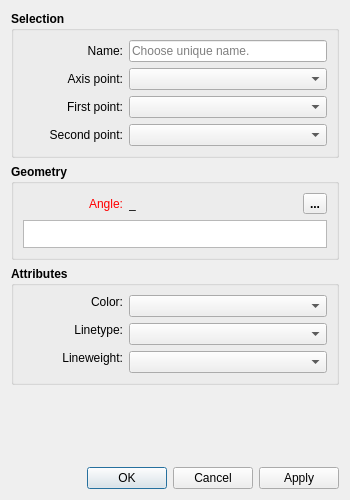
<?xml version="1.0" encoding="UTF-8"?>
<ui version="4.0">
 <class>DialogLineIntersectAxis</class>
 <widget class="QDialog" name="DialogLineIntersectAxis">
  <property name="geometry">
   <rect>
    <x>0</x>
    <y>0</y>
    <width>350</width>
    <height>500</height>
   </rect>
  </property>
  <property name="minimumSize">
   <size>
    <width>270</width>
    <height>500</height>
   </size>
  </property>
  <property name="windowTitle">
   <string>Intersect - Line and Axis</string>
  </property>
  <property name="windowIcon">
   <iconset resource="../../../vmisc/share/resources/icon.qrc">
    <normaloff>:/icon/64x64/icon64x64.png</normaloff>:/icon/64x64/icon64x64.png</iconset>
  </property>
  <property name="modal">
   <bool>true</bool>
  </property>
  <layout class="QVBoxLayout" name="verticalLayout_3">
   <item>
    <widget class="QGroupBox" name="selection_GroupBox">
     <property name="sizePolicy">
      <sizepolicy hsizetype="Expanding" vsizetype="Preferred">
       <horstretch>0</horstretch>
       <verstretch>0</verstretch>
      </sizepolicy>
     </property>
     <property name="font">
      <font>
       <pointsize>9</pointsize>
       <bold>true</bold>
      </font>
     </property>
     <property name="title">
      <string>Selection</string>
     </property>
     <layout class="QFormLayout" name="formLayout">
      <item row="0" column="0">
       <widget class="QLabel" name="labelEditNamePoint">
        <property name="sizePolicy">
         <sizepolicy hsizetype="Preferred" vsizetype="Preferred">
          <horstretch>0</horstretch>
          <verstretch>0</verstretch>
         </sizepolicy>
        </property>
        <property name="minimumSize">
         <size>
          <width>100</width>
          <height>0</height>
         </size>
        </property>
        <property name="font">
         <font>
          <pointsize>9</pointsize>
          <bold>false</bold>
         </font>
        </property>
        <property name="text">
         <string>Name:</string>
        </property>
        <property name="alignment">
         <set>Qt::AlignRight|Qt::AlignTrailing|Qt::AlignVCenter</set>
        </property>
       </widget>
      </item>
      <item row="0" column="1">
       <widget class="QLineEdit" name="lineEditNamePoint">
        <property name="sizePolicy">
         <sizepolicy hsizetype="Expanding" vsizetype="Fixed">
          <horstretch>0</horstretch>
          <verstretch>0</verstretch>
         </sizepolicy>
        </property>
        <property name="minimumSize">
         <size>
          <width>80</width>
          <height>0</height>
         </size>
        </property>
        <property name="font">
         <font>
          <pointsize>9</pointsize>
          <bold>false</bold>
         </font>
        </property>
        <property name="focusPolicy">
         <enum>Qt::StrongFocus</enum>
        </property>
        <property name="toolTip">
         <string>Unique name</string>
        </property>
        <property name="placeholderText">
         <string>Choose unique name.</string>
        </property>
       </widget>
      </item>
      <item row="1" column="0">
       <widget class="QLabel" name="labelAxisPoint">
        <property name="sizePolicy">
         <sizepolicy hsizetype="Preferred" vsizetype="Preferred">
          <horstretch>0</horstretch>
          <verstretch>0</verstretch>
         </sizepolicy>
        </property>
        <property name="minimumSize">
         <size>
          <width>100</width>
          <height>0</height>
         </size>
        </property>
        <property name="font">
         <font>
          <pointsize>9</pointsize>
          <bold>false</bold>
         </font>
        </property>
        <property name="text">
         <string>Axis point:</string>
        </property>
        <property name="alignment">
         <set>Qt::AlignRight|Qt::AlignTrailing|Qt::AlignVCenter</set>
        </property>
       </widget>
      </item>
      <item row="1" column="1">
       <widget class="QComboBox" name="comboBoxAxisPoint">
        <property name="sizePolicy">
         <sizepolicy hsizetype="Expanding" vsizetype="Fixed">
          <horstretch>0</horstretch>
          <verstretch>0</verstretch>
         </sizepolicy>
        </property>
        <property name="minimumSize">
         <size>
          <width>80</width>
          <height>0</height>
         </size>
        </property>
        <property name="font">
         <font>
          <pointsize>9</pointsize>
          <bold>false</bold>
         </font>
        </property>
        <property name="toolTip">
         <string>Axis Point</string>
        </property>
       </widget>
      </item>
      <item row="2" column="0">
       <widget class="QLabel" name="labelFirstLinePoint">
        <property name="sizePolicy">
         <sizepolicy hsizetype="Preferred" vsizetype="Preferred">
          <horstretch>0</horstretch>
          <verstretch>0</verstretch>
         </sizepolicy>
        </property>
        <property name="minimumSize">
         <size>
          <width>100</width>
          <height>0</height>
         </size>
        </property>
        <property name="font">
         <font>
          <pointsize>9</pointsize>
          <bold>false</bold>
         </font>
        </property>
        <property name="text">
         <string>First point:</string>
        </property>
        <property name="alignment">
         <set>Qt::AlignRight|Qt::AlignTrailing|Qt::AlignVCenter</set>
        </property>
       </widget>
      </item>
      <item row="2" column="1">
       <widget class="QComboBox" name="comboBoxFirstLinePoint">
        <property name="sizePolicy">
         <sizepolicy hsizetype="Expanding" vsizetype="Fixed">
          <horstretch>0</horstretch>
          <verstretch>0</verstretch>
         </sizepolicy>
        </property>
        <property name="minimumSize">
         <size>
          <width>80</width>
          <height>0</height>
         </size>
        </property>
        <property name="font">
         <font>
          <pointsize>9</pointsize>
          <bold>false</bold>
         </font>
        </property>
        <property name="toolTip">
         <string>First point of line</string>
        </property>
       </widget>
      </item>
      <item row="3" column="0">
       <widget class="QLabel" name="labelSecondLinePoint">
        <property name="sizePolicy">
         <sizepolicy hsizetype="Preferred" vsizetype="Preferred">
          <horstretch>0</horstretch>
          <verstretch>0</verstretch>
         </sizepolicy>
        </property>
        <property name="minimumSize">
         <size>
          <width>100</width>
          <height>0</height>
         </size>
        </property>
        <property name="font">
         <font>
          <pointsize>9</pointsize>
          <bold>false</bold>
         </font>
        </property>
        <property name="text">
         <string>Second point:</string>
        </property>
        <property name="alignment">
         <set>Qt::AlignRight|Qt::AlignTrailing|Qt::AlignVCenter</set>
        </property>
       </widget>
      </item>
      <item row="3" column="1">
       <widget class="QComboBox" name="comboBoxSecondLinePoint">
        <property name="sizePolicy">
         <sizepolicy hsizetype="Expanding" vsizetype="Fixed">
          <horstretch>0</horstretch>
          <verstretch>0</verstretch>
         </sizepolicy>
        </property>
        <property name="minimumSize">
         <size>
          <width>80</width>
          <height>0</height>
         </size>
        </property>
        <property name="font">
         <font>
          <pointsize>9</pointsize>
          <bold>false</bold>
         </font>
        </property>
        <property name="toolTip">
         <string>Second point of line</string>
        </property>
       </widget>
      </item>
     </layout>
    </widget>
   </item>
   <item>
    <widget class="QGroupBox" name="geometry_GroupBox">
     <property name="sizePolicy">
      <sizepolicy hsizetype="Expanding" vsizetype="Preferred">
       <horstretch>0</horstretch>
       <verstretch>0</verstretch>
      </sizepolicy>
     </property>
     <property name="font">
      <font>
       <pointsize>9</pointsize>
       <bold>true</bold>
      </font>
     </property>
     <property name="title">
      <string>Geometry</string>
     </property>
     <layout class="QVBoxLayout" name="verticalLayout_2">
      <item>
       <layout class="QHBoxLayout" name="horizontalLayout_9">
        <item alignment="Qt::AlignLeft">
         <widget class="QLabel" name="labelEditFormula">
          <property name="sizePolicy">
           <sizepolicy hsizetype="Fixed" vsizetype="Preferred">
            <horstretch>0</horstretch>
            <verstretch>0</verstretch>
           </sizepolicy>
          </property>
          <property name="minimumSize">
           <size>
            <width>100</width>
            <height>0</height>
           </size>
          </property>
          <property name="palette">
           <palette>
            <active>
             <colorrole role="WindowText">
              <brush brushstyle="SolidPattern">
               <color alpha="255">
                <red>255</red>
                <green>0</green>
                <blue>0</blue>
               </color>
              </brush>
             </colorrole>
            </active>
            <inactive>
             <colorrole role="WindowText">
              <brush brushstyle="SolidPattern">
               <color alpha="255">
                <red>255</red>
                <green>0</green>
                <blue>0</blue>
               </color>
              </brush>
             </colorrole>
            </inactive>
            <disabled>
             <colorrole role="WindowText">
              <brush brushstyle="SolidPattern">
               <color alpha="255">
                <red>159</red>
                <green>158</green>
                <blue>158</blue>
               </color>
              </brush>
             </colorrole>
            </disabled>
           </palette>
          </property>
          <property name="font">
           <font>
            <pointsize>9</pointsize>
            <bold>false</bold>
           </font>
          </property>
          <property name="text">
           <string>Angle:</string>
          </property>
          <property name="alignment">
           <set>Qt::AlignRight|Qt::AlignTrailing|Qt::AlignVCenter</set>
          </property>
         </widget>
        </item>
        <item>
         <widget class="QLabel" name="labelResultCalculation">
          <property name="sizePolicy">
           <sizepolicy hsizetype="Fixed" vsizetype="Preferred">
            <horstretch>0</horstretch>
            <verstretch>0</verstretch>
           </sizepolicy>
          </property>
          <property name="minimumSize">
           <size>
            <width>85</width>
            <height>0</height>
           </size>
          </property>
          <property name="font">
           <font>
            <pointsize>9</pointsize>
            <bold>false</bold>
           </font>
          </property>
          <property name="toolTip">
           <string>Value</string>
          </property>
          <property name="text">
           <string notr="true">_</string>
          </property>
         </widget>
        </item>
        <item>
         <spacer name="horizontalSpacer_2">
          <property name="orientation">
           <enum>Qt::Horizontal</enum>
          </property>
          <property name="sizeHint" stdset="0">
           <size>
            <width>10</width>
            <height>20</height>
           </size>
          </property>
         </spacer>
        </item>
        <item alignment="Qt::AlignRight">
         <widget class="QToolButton" name="toolButtonExprAngle">
          <property name="toolTip">
           <string>Formula wizard</string>
          </property>
          <property name="text">
           <string notr="true">...</string>
          </property>
          <property name="icon">
           <iconset resource="../../../vmisc/share/resources/icon.qrc">
            <normaloff>:/tsvg/seamly/fx.tsvg</normaloff>:/tsvg/seamly/fx.tsvg</iconset>
          </property>
          <property name="iconSize">
           <size>
            <width>24</width>
            <height>24</height>
           </size>
          </property>
         </widget>
        </item>
       </layout>
      </item>
      <item>
       <widget class="ExpandingTextEdit" name="plainTextEditFormula">
        <property name="sizePolicy">
         <sizepolicy hsizetype="Expanding" vsizetype="Preferred">
          <horstretch>0</horstretch>
          <verstretch>0</verstretch>
         </sizepolicy>
        </property>
        <property name="maximumSize">
         <size>
          <width>16777215</width>
          <height>28</height>
         </size>
        </property>
        <property name="baseSize">
         <size>
          <width>4</width>
          <height>0</height>
         </size>
        </property>
        <property name="font">
         <font>
          <pointsize>9</pointsize>
          <bold>false</bold>
         </font>
        </property>
        <property name="tabChangesFocus">
         <bool>true</bool>
        </property>
        <property name="lineWrapMode">
         <enum>QPlainTextEdit::WidgetWidth</enum>
        </property>
       </widget>
      </item>
     </layout>
    </widget>
   </item>
   <item>
    <widget class="QGroupBox" name="attributes_GroupBox">
     <property name="minimumSize">
      <size>
       <width>240</width>
       <height>0</height>
      </size>
     </property>
     <property name="font">
      <font>
       <pointsize>9</pointsize>
       <bold>true</bold>
      </font>
     </property>
     <property name="title">
      <string>Attributes</string>
     </property>
     <layout class="QFormLayout" name="formLayout_2">
      <item row="0" column="0">
       <widget class="QLabel" name="lineColor_Label">
        <property name="sizePolicy">
         <sizepolicy hsizetype="MinimumExpanding" vsizetype="Fixed">
          <horstretch>0</horstretch>
          <verstretch>0</verstretch>
         </sizepolicy>
        </property>
        <property name="minimumSize">
         <size>
          <width>100</width>
          <height>0</height>
         </size>
        </property>
        <property name="maximumSize">
         <size>
          <width>16777215</width>
          <height>16777215</height>
         </size>
        </property>
        <property name="font">
         <font>
          <pointsize>9</pointsize>
          <bold>false</bold>
         </font>
        </property>
        <property name="text">
         <string>Color:</string>
        </property>
        <property name="alignment">
         <set>Qt::AlignRight|Qt::AlignTrailing|Qt::AlignVCenter</set>
        </property>
       </widget>
      </item>
      <item row="0" column="1">
       <widget class="ColorComboBox" name="lineColor_ComboBox">
        <property name="sizePolicy">
         <sizepolicy hsizetype="Expanding" vsizetype="Fixed">
          <horstretch>0</horstretch>
          <verstretch>0</verstretch>
         </sizepolicy>
        </property>
        <property name="minimumSize">
         <size>
          <width>80</width>
          <height>0</height>
         </size>
        </property>
        <property name="font">
         <font>
          <pointsize>9</pointsize>
          <bold>false</bold>
         </font>
        </property>
       </widget>
      </item>
      <item row="1" column="0">
       <widget class="QLabel" name="lineType_Label">
        <property name="sizePolicy">
         <sizepolicy hsizetype="MinimumExpanding" vsizetype="Fixed">
          <horstretch>0</horstretch>
          <verstretch>0</verstretch>
         </sizepolicy>
        </property>
        <property name="minimumSize">
         <size>
          <width>100</width>
          <height>0</height>
         </size>
        </property>
        <property name="maximumSize">
         <size>
          <width>16777215</width>
          <height>16777215</height>
         </size>
        </property>
        <property name="font">
         <font>
          <pointsize>9</pointsize>
          <bold>false</bold>
         </font>
        </property>
        <property name="text">
         <string>Linetype:</string>
        </property>
        <property name="alignment">
         <set>Qt::AlignRight|Qt::AlignTrailing|Qt::AlignVCenter</set>
        </property>
       </widget>
      </item>
      <item row="1" column="1">
       <widget class="LineTypeComboBox" name="lineType_ComboBox">
        <property name="sizePolicy">
         <sizepolicy hsizetype="Expanding" vsizetype="Fixed">
          <horstretch>0</horstretch>
          <verstretch>0</verstretch>
         </sizepolicy>
        </property>
        <property name="minimumSize">
         <size>
          <width>80</width>
          <height>0</height>
         </size>
        </property>
        <property name="maximumSize">
         <size>
          <width>16777215</width>
          <height>16777215</height>
         </size>
        </property>
        <property name="font">
         <font>
          <pointsize>9</pointsize>
          <bold>false</bold>
         </font>
        </property>
       </widget>
      </item>
      <item row="2" column="0">
       <widget class="QLabel" name="lineWeight_Label">
        <property name="sizePolicy">
         <sizepolicy hsizetype="MinimumExpanding" vsizetype="Fixed">
          <horstretch>0</horstretch>
          <verstretch>0</verstretch>
         </sizepolicy>
        </property>
        <property name="minimumSize">
         <size>
          <width>100</width>
          <height>0</height>
         </size>
        </property>
        <property name="maximumSize">
         <size>
          <width>16777215</width>
          <height>16777215</height>
         </size>
        </property>
        <property name="font">
         <font>
          <pointsize>9</pointsize>
          <bold>false</bold>
         </font>
        </property>
        <property name="text">
         <string>Lineweight:</string>
        </property>
        <property name="alignment">
         <set>Qt::AlignRight|Qt::AlignTrailing|Qt::AlignVCenter</set>
        </property>
       </widget>
      </item>
      <item row="2" column="1">
       <widget class="LineWeightComboBox" name="lineWeight_ComboBox">
        <property name="sizePolicy">
         <sizepolicy hsizetype="Expanding" vsizetype="Fixed">
          <horstretch>0</horstretch>
          <verstretch>0</verstretch>
         </sizepolicy>
        </property>
        <property name="minimumSize">
         <size>
          <width>80</width>
          <height>0</height>
         </size>
        </property>
        <property name="font">
         <font>
          <pointsize>9</pointsize>
          <bold>false</bold>
         </font>
        </property>
       </widget>
      </item>
     </layout>
    </widget>
   </item>
   <item>
    <spacer name="verticalSpacer">
     <property name="orientation">
      <enum>Qt::Vertical</enum>
     </property>
     <property name="sizeHint" stdset="0">
      <size>
       <width>20</width>
       <height>49</height>
      </size>
     </property>
    </spacer>
   </item>
   <item>
    <widget class="QDialogButtonBox" name="buttonBox">
     <property name="orientation">
      <enum>Qt::Horizontal</enum>
     </property>
     <property name="standardButtons">
      <set>QDialogButtonBox::Apply|QDialogButtonBox::Cancel|QDialogButtonBox::Ok</set>
     </property>
    </widget>
   </item>
  </layout>
 </widget>
 <customwidgets>
  <customwidget>
   <class>ColorComboBox</class>
   <extends>QComboBox</extends>
   <header location="global">color_combobox.h</header>
  </customwidget>
  <customwidget>
   <class>LineTypeComboBox</class>
   <extends>QComboBox</extends>
   <header location="global">linetype_combobox.h</header>
  </customwidget>
  <customwidget>
   <class>LineWeightComboBox</class>
   <extends>QComboBox</extends>
   <header location="global">lineweight_combobox.h</header>
  </customwidget>
  <customwidget>
   <class>ExpandingTextEdit</class>
   <extends>QPlainTextEdit</extends>
   <header>expandingtextedit.h</header>
  </customwidget>
 </customwidgets>
 <tabstops>
  <tabstop>lineEditNamePoint</tabstop>
  <tabstop>comboBoxAxisPoint</tabstop>
  <tabstop>comboBoxFirstLinePoint</tabstop>
  <tabstop>comboBoxSecondLinePoint</tabstop>
  <tabstop>toolButtonExprAngle</tabstop>
  <tabstop>plainTextEditFormula</tabstop>
  <tabstop>lineColor_ComboBox</tabstop>
  <tabstop>lineType_ComboBox</tabstop>
  <tabstop>lineWeight_ComboBox</tabstop>
 </tabstops>
 <resources>
  <include location="../../../vmisc/share/resources/icon.qrc"/>
 </resources>
 <connections>
  <connection>
   <sender>buttonBox</sender>
   <signal>accepted()</signal>
   <receiver>DialogLineIntersectAxis</receiver>
   <slot>accept()</slot>
   <hints>
    <hint type="sourcelabel">
     <x>248</x>
     <y>254</y>
    </hint>
    <hint type="destinationlabel">
     <x>157</x>
     <y>274</y>
    </hint>
   </hints>
  </connection>
  <connection>
   <sender>buttonBox</sender>
   <signal>rejected()</signal>
   <receiver>DialogLineIntersectAxis</receiver>
   <slot>reject()</slot>
   <hints>
    <hint type="sourcelabel">
     <x>316</x>
     <y>260</y>
    </hint>
    <hint type="destinationlabel">
     <x>286</x>
     <y>274</y>
    </hint>
   </hints>
  </connection>
 </connections>
</ui>
